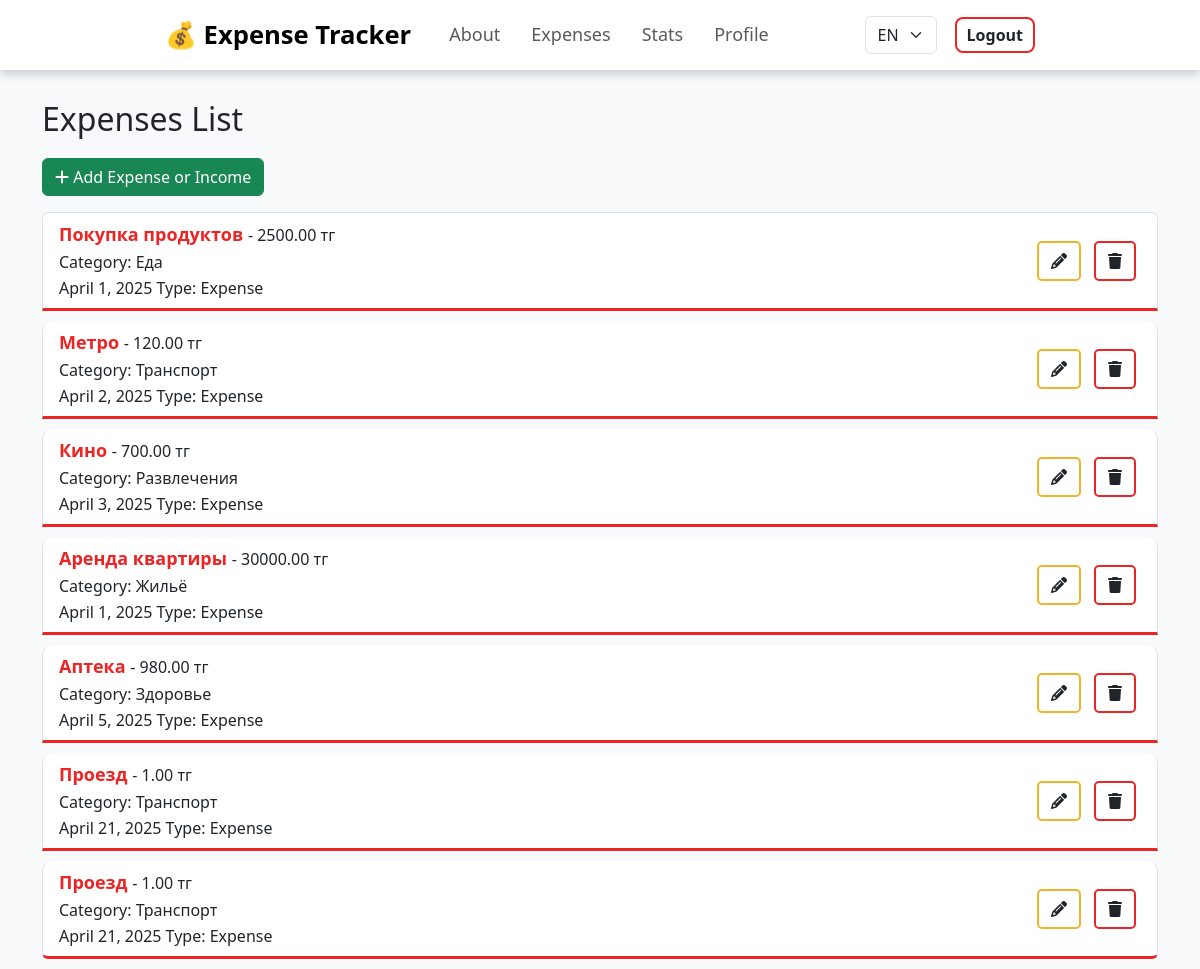
The app's page / (signed in), older data.
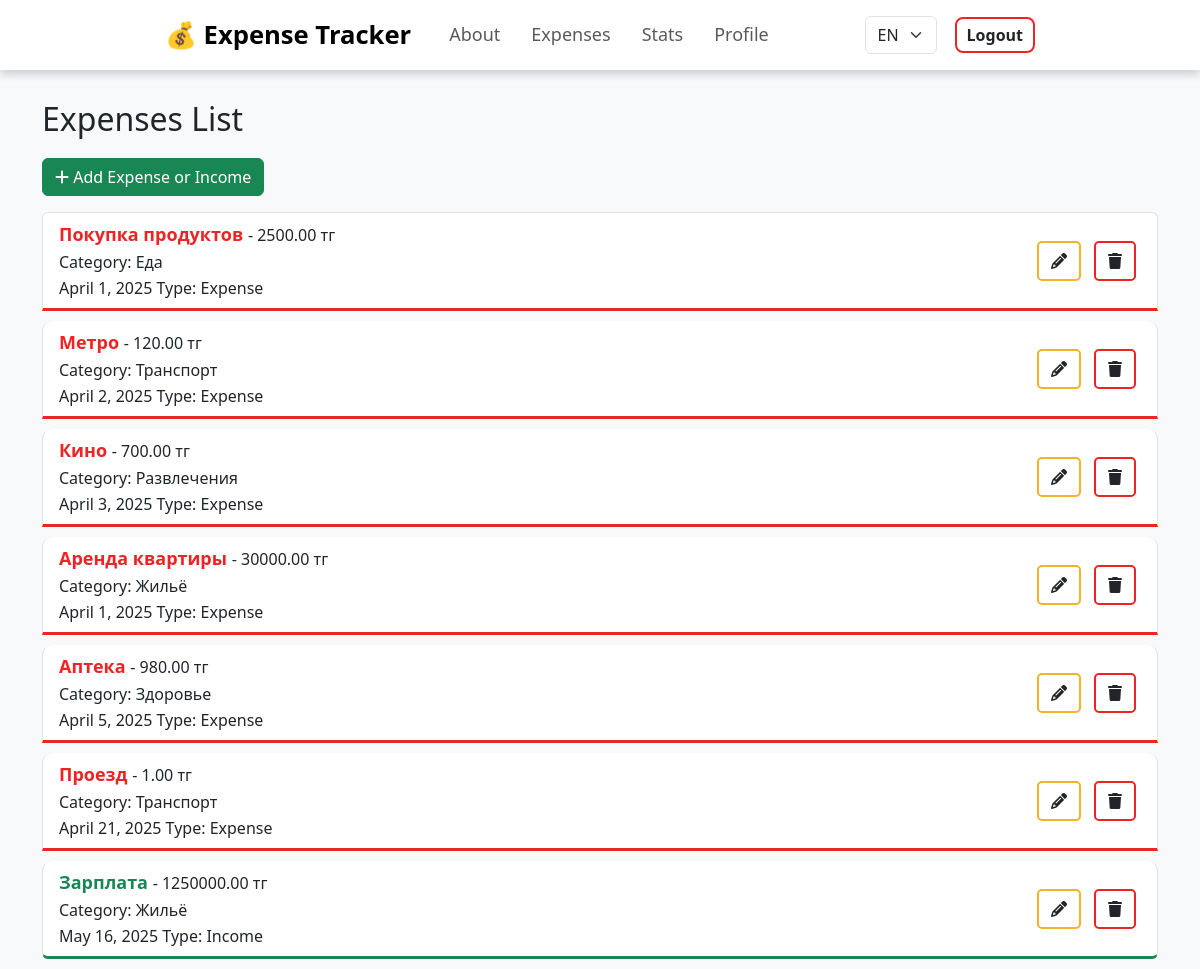
The same page, newer data.
### expense_tracker/models.py (models this page shows, shortened)
class Expense(models.Model):
    INCOME = 'income'
    EXPENSE = 'expense'
    TYPE_CHOICES = [
        (INCOME, _("Income")),
        (EXPENSE, _("Expense")),
    ]
    user = models.ForeignKey(User, on_delete=models.CASCADE, verbose_name=_("User"))
    name = models.CharField(max_length=255, verbose_name=_("Name"))
    amount = models.DecimalField(max_digits=10, decimal_places=2, verbose_name=_("Amount"))
    category = models.ForeignKey('Category', on_delete=models.CASCADE, verbose_name=_("Category"))
    date = models.DateField(verbose_name=_("Date"))
    type = models.CharField(max_length=7, choices=TYPE_CHOICES, blank=False, verbose_name=_("Type"))

class Category(models.Model):
    name = models.CharField(max_length=100, unique=True, verbose_name=_("Category Name"))
    def __str__(self):
        return self.name

### expense_tracker/views.py (the view)
# urls.py: path('', ExpenseListView.as_view(), name='expense-list'),
class ExpenseListView(LoginRequiredMixin, ListView):
    model = Expense
    template_name = 'expense_list.html'
    context_object_name = 'expenses'
    def get_queryset(self):
        return Expense.objects.filter(user=self.request.user)

### expense_tracker/templates/expense_list.html
{% extends 'base.html' %}
{% load i18n %}
{% load static %}
{% block content %}
<h2 class="heading">{% trans "Expenses List" %}</h2>
{% if user.is_authenticated %}
    <a href="{% url 'expense-create' %}" class="btn btn-success mb-3">
        <i class="fas fa-plus" style="color: white; font-size: 16px;"></i> {% trans "Add Expense or Income" %}
    </a>
    <ul class="list-group">
        {% for expense in expenses %}
        <li class="list-group-item d-flex justify-content-between
            {% if expense.type == 'expense' %}
                expense_type
            {% else %}
                income_type
            {% endif %}
        ">
            <div>
                <span class="{% if expense.type == 'expense' %}expense_name{% else %}income_name{% endif %}">
                    {{ expense.name }}
                </span> - {{ expense.amount }} тг
                <span class="expense_category">{% trans "Category" %}: {{ expense.category }}</span>
                {{ expense.date }}
                {% trans "Type" %}: {{ expense.get_type_display  }}
            </div>
            <div class="d-flex gap-2 align-items-center">
                <a href="{% url 'expense-update' expense.pk %}" class="btn edit_btn">
                    <i class="fas fa-pencil-alt" style="font-size: 16px;"></i>
                </a>
                <a href="{% url 'expense-delete' expense.pk %}" class="btn delete_btn">
                    <i class="fas fa-trash" style="font-size: 16px;"></i>
                </a>
            </div>
        </li>
        {% empty %}
        <li class="list-group-item">{% trans "No expenses found." %}</li>
        {% endfor %}
    </ul>
{% else %}
    <div class="alert alert-warning" role="alert">
        {% trans "Please" %} <a href="{% url 'login' %}">{% trans "log in" %}</a> {% trans "to view your expenses." %}
    </div>
{% endif %}
{% endblock %}

Row changes from the older to the newer data that the page shows:
removed Expense: name "Проезд", amount "1.00", category "Транспорт", date "April 21, 2025", type "Expense"
added Expense: name "Зарплата", amount "1250000.00", category "Жильё", date "May 16, 2025", type "Income"
